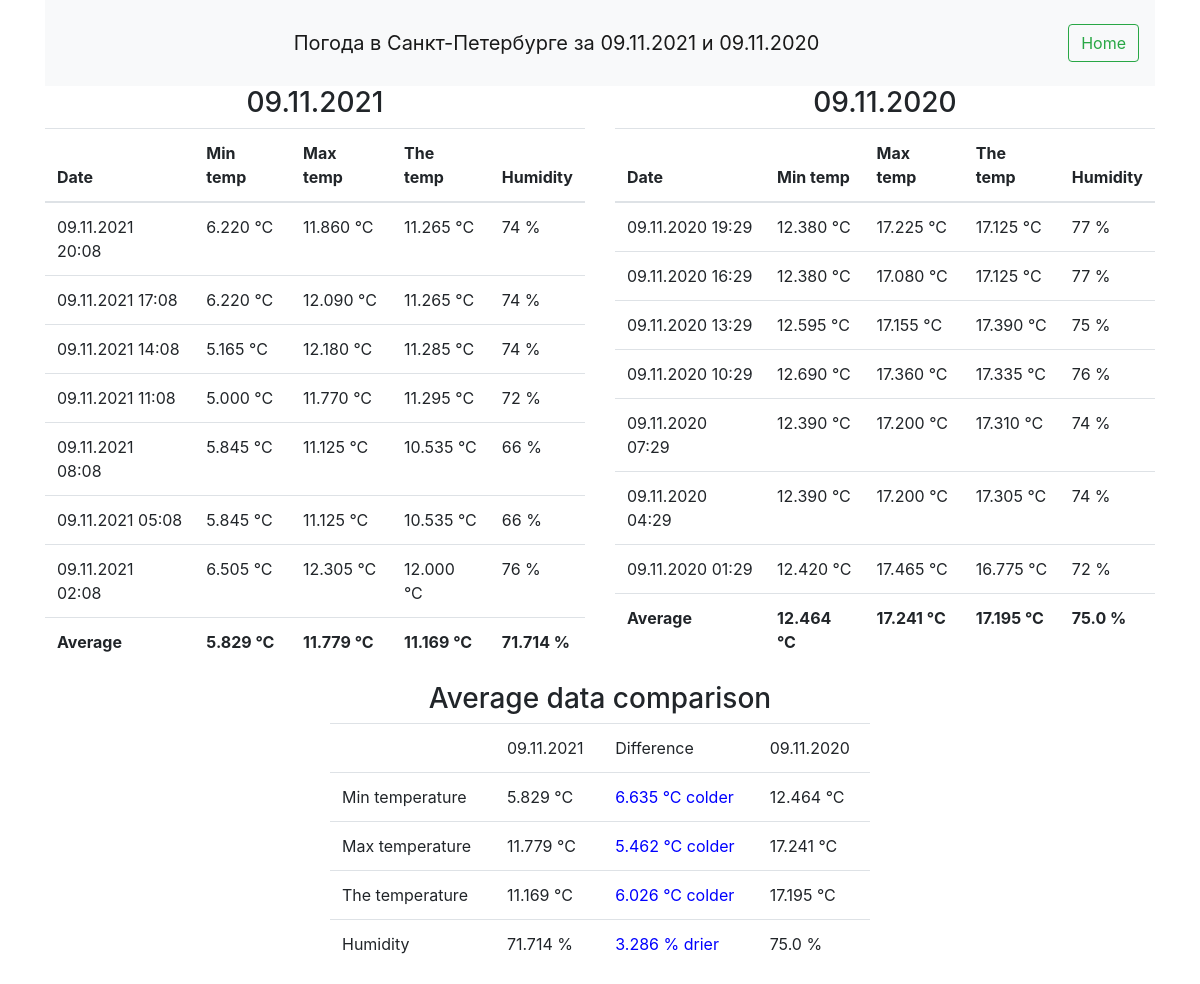
Page /2021/11/09 on the committed database.
### weather_comparator/models.py (models this page shows, shortened)
class Weather_history(models.Model):
    measure_id = models.PositiveBigIntegerField()
    datetime = models.DateTimeField(auto_now=False)
    min_temp = models.DecimalField(max_digits=7, decimal_places=3)
    max_temp = models.DecimalField(max_digits=7, decimal_places=3)
    the_temp = models.DecimalField(max_digits=7, decimal_places=3)
    humidity = models.PositiveSmallIntegerField()

### weather_comparator/views.py (the view)
# urls.py: re_path(r'(?P<year>[0-9]{4})/(?P<month>[0-9]{1,2})/(?P<day>[0-9]{1,2})', weather),
def weather(request, year, month, day):
    rquested_date = f'{year}-{month}-{day}'
    dt_date = datetime.datetime.strptime(rquested_date, '%Y-%m-%d')
    if dt_date.date() == datetime.datetime.now().date():
        dt_date = dt_date - datetime.timedelta(days=1)
    year_ago_dt_date = dt_date - datetime.timedelta(days=365)
    m = Metaweather()
    req_date_data = m.get_weather_history('St Petersburg', dt_date)
    year_ago_date_data = m.get_weather_history('St Petersburg', year_ago_dt_date)
    title = f'Погода в Санкт-Петербурге за {dt_date.date().strftime("%d.%m.%Y")} и {year_ago_dt_date.date().strftime("%d.%m.%Y")}'
    diffs = {'min_temp': round(req_date_data['avg_data']['min_temp'] - year_ago_date_data['avg_data']['min_temp'], 3),
             'max_temp': round(req_date_data['avg_data']['max_temp'] - year_ago_date_data['avg_data']['max_temp'], 3),
             'the_temp': round(req_date_data['avg_data']['the_temp'] - year_ago_date_data['avg_data']['the_temp'], 3),
             'humidity': round(req_date_data['avg_data']['humidity'] - year_ago_date_data['avg_data']['humidity'], 3),
             }
    return render(request, 'weather_comparator/weather.html', {'title': title,
                                                               'date': dt_date.date(),
                                                               'year_ago_date':year_ago_dt_date.date(),
                                                               'req_date_data':req_date_data,
                                                               'year_ago_date_data':year_ago_date_data,
                                                               'diffs': diffs,
                                                               })

### weather_comparator/metaweather.py (called while the page is built, shortened)
    def get_weather_history(self, location, date):
        data_from_db = self.get_data_from_db(date)
        if len(data_from_db['data']) > 0:
            return (data_from_db)

### weather_comparator/templates/weather_comparator/weather.html
{% extends 'weather_comparator/base.html' %}
{% load mathfilters %}
{% block content %}
<div class="container-md">
    <div class='row'>
        <div class='col-xl-6'>
            <h3 class='text-center'> {{ date | date:'d.m.Y' }}</h3>
            <table class="table table-hover">
                <thead>
                <tr>
                    <th scope="col">Date</th>
                    <th scope="col">Min temp</th>
                    <th scope="col">Max temp</th>
                    <th scope="col">The temp</th>
                    <th scope="col">Humidity</th>
                </tr>
                </thead>
                <tbody>
                {% for i in req_date_data.data %}
                <tr>
                    <td>{{ i.datetime|date:'d.m.Y H:i' }}</td>
                    <td>{{ i.min_temp }} °C</td>
                    <td>{{ i.max_temp }} °C</td>
                    <td>{{ i.the_temp }} °C</td>
                    <td>{{ i.humidity }} %</td>
                </tr>
                {% endfor %}
                <tr style="font-weight:bold">
                    <td> Average</td>
                    <td>{{ req_date_data.avg_data.min_temp }} °C</td>
                    <td>{{ req_date_data.avg_data.max_temp }} °C</td>
                    <td>{{ req_date_data.avg_data.the_temp }} °C</td>
                    <td>{{ req_date_data.avg_data.humidity }} %</td>
                </tr>
                </tbody>
            </table>
        </div>
        <div class='col-xl-6'>
            <h3 class='text-center'>{{ year_ago_date | date:'d.m.Y' }}</h3>
            <table class="table table-hover">
                <thead>
                <tr>
                    <th scope="col">Date</th>
                    <th scope="col">Min temp</th>
                    <th scope="col">Max temp</th>
                    <th scope="col">The temp</th>
                    <th scope="col">Humidity</th>
                </tr>
                </thead>
                <tbody>
                {% for i in year_ago_date_data.data %}
                <tr>
                    <td>{{ i.datetime|date:'d.m.Y H:i' }}</td>
                    <td>{{ i.min_temp }} °C</td>
                    <td>{{ i.max_temp }} °C</td>
                    <td>{{ i.the_temp }} °C</td>
                    <td>{{ i.humidity }} %</td>
                </tr>
                {% endfor %}
                <tr style="font-weight:bold">
                    <td> Average</td>
                    <td>{{ year_ago_date_data.avg_data.min_temp }} °C</td>
                    <td>{{ year_ago_date_data.avg_data.max_temp }} °C</td>
                    <td>{{ year_ago_date_data.avg_data.the_temp }} °C</td>
                    <td>{{ year_ago_date_data.avg_data.humidity }} %</td>
                </tr>
                </tbody>
            </table>
        </div>
    </div>
    <div class='row'>
        <div class='col-xl-3'>
        </div>
        <div class='col-xl-6'>
            <h3 class='text-center'> Average data comparison </h3>
            <table class="table table-hover">
                <thead>
                <tr>
                    <td></td>
                    <td>{{ date | date:'d.m.Y' }}</td>
                    <td>Difference</td>
                    <td>{{ year_ago_date | date:'d.m.Y' }}</td>
                </tr>
                </thead>
                <tbody>
                <tr>
                    <td>Min temperature</td>
                    <td>{{ req_date_data.avg_data.min_temp }} °C</td>
                    {% if diffs.min_temp > 0 %}
                    <td class="red">{{ diffs.min_temp }} °C warmer</td>
                    {% elif diffs.min_temp == 0 %}
                    <td class="green">The same temperature</td>
                    {%elif diffs.min_temp < 0 %}
                    <td class="blue">{{ diffs.min_temp|abs }} °C colder</td>
                    {% endif %}
                    <td>{{ year_ago_date_data.avg_data.min_temp }} °C</td>
                </tr>
                <tr>
                    <td>Max temperature</td>
                    <td>{{ req_date_data.avg_data.max_temp }} °C</td>
                    {% if diffs.max_temp > 0 %}
                    <td class="red">{{ diffs.max_temp }} °C warmer</td>
                    {% elif diffs.max_temp == 0 %}
                    <td class="green">The same temperature</td>
                    {%elif diffs.max_temp < 0 %}
                    <td class="blue">{{ diffs.max_temp|abs }} °C colder</td>
                    {% endif %}
                    <td>{{ year_ago_date_data.avg_data.max_temp }} °C</td>
                </tr>
                <tr>
                    <td>The temperature</td>
                    <td>{{ req_date_data.avg_data.the_temp }} °C</td>
                    {% if diffs.the_temp > 0 %}
                    <td class="red">{{ diffs.the_temp }} °C warmer</td>
                    {% elif diffs.the_temp == 0 %}
                    <td class="green">The same temperature</td>
                    {%elif diffs.the_temp < 0 %}
                    <td class="blue">{{ diffs.the_temp|abs }} °C colder</td>
                    {% endif %}
                    <td>{{ year_ago_date_data.avg_data.the_temp }} °C</td>
                </tr>
                <tr>
                    <td>Humidity</td>
                    <td>{{ req_date_data.avg_data.humidity }} %</td>
                    {% if diffs.humidity > 0 %}
                    <td class="red">{{ diffs.humidity }} % wetter</td>
                    {% elif diffs.humidity == 0 %}
                    <td class="green">The same humidity</td>
                    {%elif diffs.humidity < 0 %}
                    <td class="blue">{{ diffs.humidity|abs }} % drier</td>
                    {% endif %}
                    <td>{{ year_ago_date_data.avg_data.humidity }} %</td>
                </tr>
                </tbody>
            </table>
        </div>
        <div class='col-xl-3'>
        </div>
    </div>
</div>
{% endblock %}

### weather_comparator/templates/weather_comparator/base.html (shortened to what this page needs)
{% load static %}
<!DOCTYPE html>
<html lang="en">
<head>
    <link rel="stylesheet" href="{% static 'weather_comparator/css/bootstrap.min.css' %}">
    <link rel="stylesheet" type="text/css" href="{% static 'weather_comparator/css/custom.css' %}">
</head>
<body>
<div class="container">
  <nav class="navbar navbar-expand-lg navbar-light bg-light">
      <div class="navbar-header">
          <a class="navbar-brand" href="#">{{ title }}</a>
      </div>
      <div>
    <a class="btn btn-outline-success" href="/" role="button">Home</a>
      </div>
  </nav>
    {% block content %}
{% endblock %}
</div>
</body>
</html>

### weather_comparator/static/weather_comparator/css/custom.css (style rules this page uses)
.navbar-header { float: left; padding: 15px; text-align: center; width: 100%; }
.navbar-brand { float: none; }
.blue { color: blue; }

### rows in the picture
Weather_history: datetime "09.11.2021 20:08", min_temp "6.220", max_temp "11.860", the_temp "11.265", humidity "74"
Weather_history: datetime "09.11.2021 17:08", min_temp "6.220", max_temp "12.090", the_temp "11.265", humidity "74"
Weather_history: datetime "09.11.2021 14:08", min_temp "5.165", max_temp "12.180", the_temp "11.285", humidity "74"
Weather_history: datetime "09.11.2021 11:08", min_temp "5.000", max_temp "11.770", the_temp "11.295", humidity "72"
Weather_history: datetime "09.11.2021 08:08", min_temp "5.845", max_temp "11.125", the_temp "10.535", humidity "66"
Weather_history: datetime "09.11.2021 05:08", min_temp "5.845", max_temp "11.125", the_temp "10.535", humidity "66"
Weather_history: datetime "09.11.2021 02:08", min_temp "6.505", max_temp "12.305", the_temp "12.000", humidity "76"
Weather_history: datetime "09.11.2020 19:29", min_temp "12.380", max_temp "17.225", the_temp "17.125", humidity "77"
Weather_history: datetime "09.11.2020 16:29", min_temp "12.380", max_temp "17.080", the_temp "17.125", humidity "77"
Weather_history: datetime "09.11.2020 13:29", min_temp "12.595", max_temp "17.155", the_temp "17.390", humidity "75"
Weather_history: datetime "09.11.2020 10:29", min_temp "12.690", max_temp "17.360", the_temp "17.335", humidity "76"
Weather_history: datetime "09.11.2020 07:29", min_temp "12.390", max_temp "17.200", the_temp "17.310", humidity "74"
Weather_history: datetime "09.11.2020 04:29", min_temp "12.390", max_temp "17.200", the_temp "17.305", humidity "74"
Weather_history: datetime "09.11.2020 01:29", min_temp "12.420", max_temp "17.465", the_temp "16.775", humidity "72"

### other values in the picture
{{ title }} "Погода в Санкт-Петербурге за 09.11.2021 и 09.11.2020"
{{ date | date:'d.m.Y' }} "09.11.2021"
{{ req_date_data.avg_data.min_temp }} "5.829"
{{ req_date_data.avg_data.max_temp }} "11.779"
{{ req_date_data.avg_data.the_temp }} "11.169"
{{ req_date_data.avg_data.humidity }} "71.714"
{{ year_ago_date | date:'d.m.Y' }} "09.11.2020"
{{ year_ago_date_data.avg_data.min_temp }} "12.464"
{{ year_ago_date_data.avg_data.max_temp }} "17.241"
{{ year_ago_date_data.avg_data.the_temp }} "17.195"
{{ year_ago_date_data.avg_data.humidity }} "75.0"
{{ diffs.min_temp|abs }} "6.635"
{{ diffs.max_temp|abs }} "5.462"
{{ diffs.the_temp|abs }} "6.026"
{{ diffs.humidity|abs }} "3.286"
